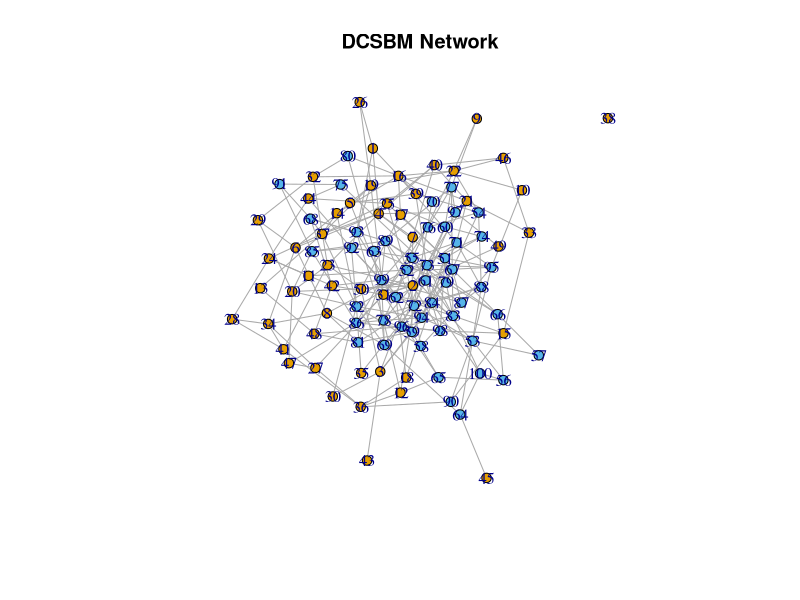

This chart was generated by the following R code:
# Load the igraph package
if (!require("igraph")) {
  install.packages("igraph")
}
library(igraph)

# Function to generate a DCSBM graph with gamma, alpha, and B as inputs, and an optional seed
generate_dcsbm <- function(n, gamma_vector, alpha1, alpha2, B, seed = NULL) {
  # Set the random seed if provided
  if (!is.null(seed)) {
    set.seed(seed)
  }
  
  # Determine the number of communities (k) from the dimensions of B
  k <- nrow(B)
  
  # Calculate community sizes based on gamma
  # Ensure gamma_vector sums to 1
  gamma_vector <- gamma_vector / sum(gamma_vector)
  
  # Calculate sizes based on gamma_vector
  sizes <- round(gamma_vector * n)
  
  # Check if sizes sum up to n, adjust if necessary
  while (sum(sizes) != n) {
    diff <- n - sum(sizes)
    sizes[which.max(sizes)] <- sizes[which.max(sizes)] + diff
  }
  
  # Create the membership vector based on sizes
  membership <- rep(1:k, sizes)
  
  # Generate degree correction parameters (theta) for each node
  # Range of theta is from alpha to 1
  theta <- runif(n, min = alpha1, max = alpha2)
  # Scale to ensure theta[i] * theta[j] * max(B) <= 1
  #max_theta_prod <- max(theta)^2
  #scale_factor <- sqrt(1 / (max(B) * max_theta_prod))
  #theta <- theta * scale_factor
  
  # Initialize the adjacency matrix
  adj_matrix <- matrix(0, n, n)
  
  # Generate the adjacency matrix for the DCSBM
  for (i in 1:n) {
    for (j in i:n) {  # Only upper triangle to avoid duplicates
      # Determine the blocks for nodes i and j
      block_i <- membership[i]
      block_j <- membership[j]
      
      # Calculate the probability of an edge
      p_ij <- pmin(1,B[block_i, block_j] * theta[i] * theta[j])
      
      # Generate edge based on probability
      adj_matrix[i, j] <- rbinom(1, 1, p_ij)
      adj_matrix[j, i] <- adj_matrix[i, j]  # Symmetric for undirected graph
    }
  }
  
  # Create igraph object from adjacency matrix
  dcsbm_graph <- graph_from_adjacency_matrix(adj_matrix, mode = "undirected", diag = FALSE)
  V(dcsbm_graph)$membership <- membership
  
  return(list(graph = dcsbm_graph, membership = membership, adjacency_matrix = adj_matrix))
}

# Function to generate a DCSBM graph with gamma, alpha, and B as inputs, and an optional seed
generate_dcsbm_pareto <- function(n, gamma_vector, x_min, beta, B, seed = NULL) {
  # Set the random seed if provided
  if (!is.null(seed)) {
    set.seed(seed)
  }
  
  # Determine the number of communities (k) from the dimensions of B
  k <- nrow(B)
  
  # Calculate community sizes based on gamma
  # Ensure gamma_vector sums to 1
  gamma_vector <- gamma_vector / sum(gamma_vector)
  
  # Calculate sizes based on gamma_vector
  sizes <- round(gamma_vector * n)
  
  # Check if sizes sum up to n, adjust if necessary
  while (sum(sizes) != n) {
    diff <- n - sum(sizes)
    sizes[which.max(sizes)] <- sizes[which.max(sizes)] + diff
  }
  
  # Create the membership vector based on sizes
  membership <- rep(1:k, sizes)
  
  # Generate degree correction parameters (theta) for each node
  # Range of theta is from alpha to 1
  u <- runif(n)
  theta <- x_min / (u^(1 / beta))
  # Scale to ensure theta[i] * theta[j] * max(B) <= 1
  max_theta_prod <- max(theta)^2
  scale_factor <- sqrt(1 / (max(B) * max_theta_prod))
  theta <- theta * scale_factor
  
  # Initialize the adjacency matrix
  adj_matrix <- matrix(0, n, n)
  
  # Generate the adjacency matrix for the DCSBM
  for (i in 1:n) {
    for (j in i:n) {  # Only upper triangle to avoid duplicates
      # Determine the blocks for nodes i and j
      block_i <- membership[i]
      block_j <- membership[j]
      
      # Calculate the probability of an edge
      p_ij <- min(1, B[block_i, block_j] * theta[i] * theta[j]) # Just in case where probability is larger than 1
      
      # Generate edge based on probability
      adj_matrix[i, j] <- rbinom(1, 1, p_ij)
      adj_matrix[j, i] <- adj_matrix[i, j]  # Symmetric for undirected graph
    }
  }
  
  # Create igraph object from adjacency matrix
  dcsbm_graph <- graph_from_adjacency_matrix(adj_matrix, mode = "undirected", diag = FALSE)
  V(dcsbm_graph)$membership <- membership
  
  return(list(graph = dcsbm_graph, membership = membership, adjacency_matrix = adj_matrix))
}

# Function to generate a DCSBM graph with gamma, alpha, and B as inputs, and an optional seed
generate_dcsbm_normal <- function(n, gamma_vector, mu, sigma, B, seed = NULL) {
  # Set the random seed if provided
  if (!is.null(seed)) {
    set.seed(seed)
  }
  
  # Determine the number of communities (k) from the dimensions of B
  k <- nrow(B)
  
  # Calculate community sizes based on gamma
  # Ensure gamma_vector sums to 1
  gamma_vector <- gamma_vector / sum(gamma_vector)
  
  # Calculate sizes based on gamma_vector
  sizes <- round(gamma_vector * n)
  
  # Check if sizes sum up to n, adjust if necessary
  while (sum(sizes) != n) {
    diff <- n - sum(sizes)
    sizes[which.max(sizes)] <- sizes[which.max(sizes)] + diff
  }
  
  # Create the membership vector based on sizes
  membership <- rep(1:k, sizes)
  
  # Generate degree correction parameters (theta) for each node
  # Range of theta is from alpha to 1
  theta <- rlnorm(n, meanlog = mu, sdlog = sigma)
  # Scale to ensure theta[i] * theta[j] * max(B) <= 1
  max_theta_prod <- max(theta)^2
  scale_factor <- sqrt(1 / (max(B) * max_theta_prod))
  theta <- theta * scale_factor
  
  # Initialize the adjacency matrix
  adj_matrix <- matrix(0, n, n)
  
  # Generate the adjacency matrix for the DCSBM
  for (i in 1:n) {
    for (j in i:n) {  # Only upper triangle to avoid duplicates
      # Determine the blocks for nodes i and j
      block_i <- membership[i]
      block_j <- membership[j]
      
      # Calculate the probability of an edge
      p_ij <- min(1, B[block_i, block_j] * theta[i] * theta[j]) # Just in case where probability is larger than 1
      
      # Generate edge based on probability
      adj_matrix[i, j] <- rbinom(1, 1, p_ij)
      adj_matrix[j, i] <- adj_matrix[i, j]  # Symmetric for undirected graph
    }
  }
  
  # Create igraph object from adjacency matrix
  dcsbm_graph <- graph_from_adjacency_matrix(adj_matrix, mode = "undirected", diag = FALSE)
  V(dcsbm_graph)$membership <- membership
  
  return(list(graph = dcsbm_graph, membership = membership, adjacency_matrix = adj_matrix))
}

# Example usage
n <- 100                          # Number of nodes
gamma <- c(0.5, 0.5)                      # Ratio of two community sizes
alpha1 <- 0.5                      # Lower bound for degree correction (theta)
alpha2 <- 1
B <- matrix(c(0.1, 0.05,
              0.05, 0.2), 
            nrow = 2, ncol = 2, byrow = TRUE)  # Block connectivity matrix for 2 communities
seed <- 123                       # Optional seed for reproducibility

# Generate DCSBM graph
dcsbm_result <- generate_dcsbm(n, gamma, alpha1, alpha2, B, seed)

# Plot the graph
plot(dcsbm_result$graph, vertex.color = dcsbm_result$membership, vertex.size = 5, edge.arrow.size = 0.5, main = "DCSBM Network")
